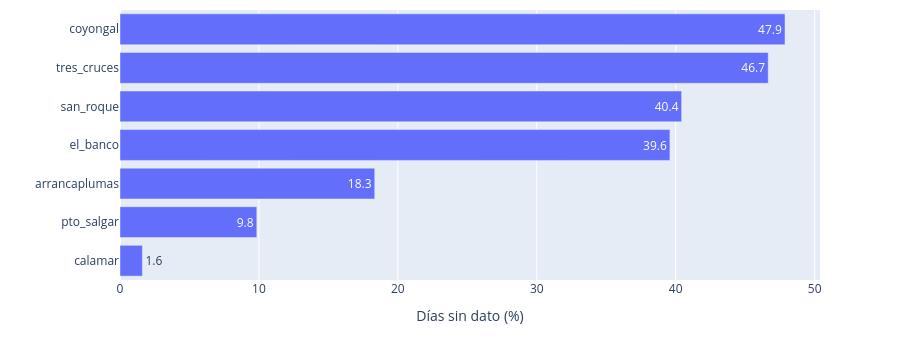

The code cell stored with this chart in its notebook:
### Code cell
d = (100 * caudales[ESTACIONES].isna().mean()).sort_values().reset_index()
d.columns = ["estacion", "faltante"]
fig = px.bar(d, x="faltante", y="estacion", orientation="h", text_auto=".1f",
             labels={"faltante": "Días sin dato (%)", "estacion": ""})
fig.update_layout(height=360, margin=dict(t=10))
fig

### Figure 1 — Plotly figure (JSON) as saved in the notebook; plotly's stock layout.template omitted (floating-point values rounded to 4 significant figures)
{"data": [{"hovertemplate": "Días sin dato (%)=%{x}<br>=%{y}<extra></extra>", "legendgroup": "", "marker": {"color": "#636efa", "pattern": {"shape": ""}}, "name": "", "orientation": "h", "showlegend": false, "textposition": "auto", "texttemplate": "%{x:.1f}", "type": "bar", "x": [1.611, 9.846, 18.34, 39.58, 40.43, 46.66, 47.87], "xaxis": "x", "y": ["calamar", "pto_salgar", "arrancaplumas", "el_banco", "san_roque", "tres_cruces", "coyongal"], "yaxis": "y"}], "layout": {"barmode": "relative", "height": 360, "legend": {"tracegroupgap": 0}, "margin": {"t": 10}, "xaxis": {"anchor": "y", "domain": [0.0, 1.0], "title": {"text": "Días sin dato (%)"}}, "yaxis": {"anchor": "x", "domain": [0.0, 1.0], "title": {"text": ""}}}}
